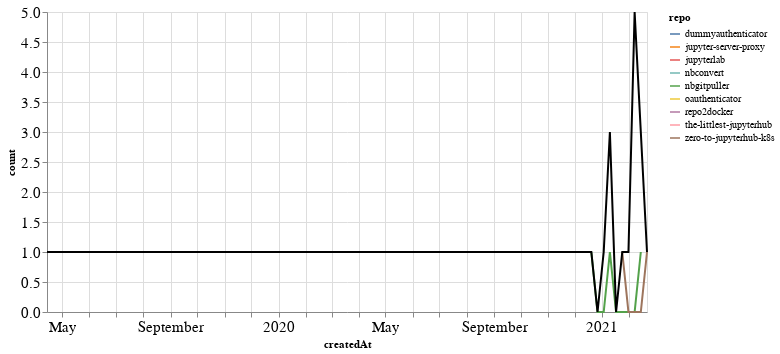

The cell this chart's notebook holds for it:
### Markdown cell above
### PRs

### Code cell
prs_time = prs.groupby('repo').resample('W', on='createdAt').count()['author'].reset_index()
prs_time = prs_time.rename(columns={'author': 'count'})
prs_time_total = prs_time.groupby('createdAt').agg({"count": "sum"}).reset_index()

ch1 = alt.Chart(prs_time, width=600).mark_line().encode(
    x='createdAt',
    y='count',
    color='repo',
    tooltip="repo"
)

ch2 = alt.Chart(prs_time_total, width=600).mark_line(color="black").encode(
    x='createdAt',
    y='count',
)

ch1 + ch2

### Figure 1 — Vega-Lite specification as saved in the notebook (floating-point values rounded to 4 significant figures)
{"config": {"axisLeft": {"labelFontSize": 15}, "axisBottom": {"labelFontSize": 15}}, "layer": [{"data": {"name": "data-a54be5ee2159b3284722613b5b88d4e3"}, "mark": "line", "encoding": {"color": {"type": "nominal", "field": "repo"}, "tooltip": {"type": "nominal", "field": "repo"}, "x": {"type": "temporal", "field": "createdAt"}, "y": {"type": "quantitative", "field": "count"}}, "width": 600}, {"data": {"name": "data-2e251e820e1f1df67c2d6b49e1123274"}, "mark": {"type": "line", "color": "black"}, "encoding": {"x": {"type": "temporal", "field": "createdAt"}, "y": {"type": "quantitative", "field": "count"}}, "width": 600}], "$schema": "https://vega.github.io/schema/vega-lite/v4.8.1.json", "datasets": {"data-a54be5ee2159b3284722613b5b88d4e3": [{"repo": "dummyauthenticator", "createdAt": "2021-02-14T00:00:00", "count": 1}, {"repo": "jupyter-server-proxy", "createdAt": "2021-01-10T00:00:00", "count": 2}, {"repo": "jupyterlab", "createdAt": "2021-02-14T00:00:00", "count": 1}, {"repo": "nbconvert", "createdAt": "2021-02-07T00:00:00", "count": 5}, {"repo": "nbgitpuller", "createdAt": "2020-12-20T00:00:00", "count": 1}, {"repo": "nbgitpuller", "createdAt": "2020-12-27T00:00:00", "count": 0}, {"repo": "nbgitpuller", "createdAt": "2021-01-03T00:00:00", "count": 0}, {"repo": "nbgitpuller", "createdAt": "2021-01-10T00:00:00", "count": 1}, {"repo": "nbgitpuller", "createdAt": "2021-01-17T00:00:00", "count": 0}, {"repo": "nbgitpuller", "createdAt": "2021-01-24T00:00:00", "count": 0}, {"repo": "nbgitpuller", "createdAt": "2021-01-31T00:00:00", "count": 0}, {"repo": "nbgitpuller", "createdAt": "2021-02-07T00:00:00", "count": 0}, {"repo": "nbgitpuller", "createdAt": "2021-02-14T00:00:00", "count": 1}, {"repo": "oauthenticator", "createdAt": "2021-01-31T00:00:00", "count": 1}, {"repo": "repo2docker", "createdAt": "2019-04-14T00:00:00", "count": 1}, {"repo": "the-littlest-jupyterhub", "createdAt": "2021-01-03T00:00:00", "count": 1}, {"repo": "zero-to-jupyterhub-k8s", "createdAt": "2021-01-24T00:00:00", "count": 1}, {"repo": "zero-to-jupyterhub-k8s", "createdAt": "2021-01-31T00:00:00", "count": 0}, {"repo": "zero-to-jupyterhub-k8s", "createdAt": "2021-02-07T00:00:00", "count": 0}, {"repo": "zero-to-jupyterhub-k8s", "createdAt": "2021-02-14T00:00:00", "count": 0}, {"repo": "zero-to-jupyterhub-k8s", "createdAt": "2021-02-21T00:00:00", "count": 1}], "data-2e251e820e1f1df67c2d6b49e1123274": [{"createdAt": "2019-04-14T00:00:00", "count": 1}, {"createdAt": "2020-12-20T00:00:00", "count": 1}, {"createdAt": "2020-12-27T00:00:00", "count": 0}, {"createdAt": "2021-01-03T00:00:00", "count": 1}, {"createdAt": "2021-01-10T00:00:00", "count": 3}, {"createdAt": "2021-01-17T00:00:00", "count": 0}, {"createdAt": "2021-01-24T00:00:00", "count": 1}, {"createdAt": "2021-01-31T00:00:00", "count": 1}, {"createdAt": "2021-02-07T00:00:00", "count": 5}, {"createdAt": "2021-02-14T00:00:00", "count": 3}, {"createdAt": "2021-02-21T00:00:00", "count": 1}]}}
